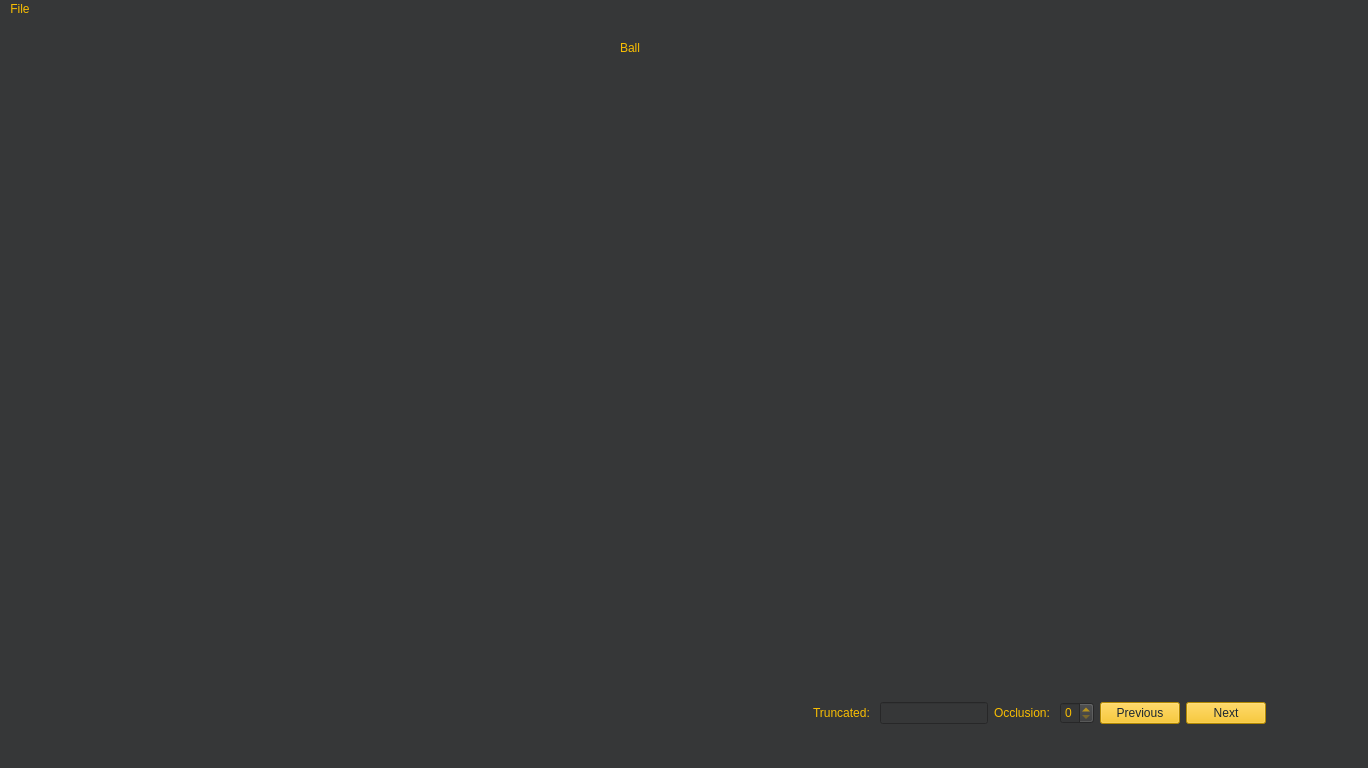
<?xml version="1.0" encoding="UTF-8"?>
<ui version="4.0">
 <class>MainWindow</class>
 <widget class="QMainWindow" name="MainWindow">
  <property name="geometry">
   <rect>
    <x>0</x>
    <y>0</y>
    <width>1368</width>
    <height>768</height>
   </rect>
  </property>
  <property name="windowTitle">
   <string>Training</string>
  </property>
  <property name="styleSheet">
   <string notr="true">color: #f9be02;
background-color: #363738;</string>
  </property>
  <widget class="QWidget" name="centralWidget">
   <property name="styleSheet">
    <string notr="true">color: #f9be02;</string>
   </property>
   <layout class="QVBoxLayout" name="verticalLayout">
    <item>
     <widget class="QWidget" name="main_widget" native="true">
      <layout class="QHBoxLayout" name="horizontalLayout_2">
       <item>
        <layout class="QVBoxLayout" name="verticalLayout_2">
         <item>
          <widget class="QLabel" name="label">
           <property name="sizePolicy">
            <sizepolicy hsizetype="Minimum" vsizetype="Minimum">
             <horstretch>0</horstretch>
             <verstretch>0</verstretch>
            </sizepolicy>
           </property>
           <property name="maximumSize">
            <size>
             <width>128</width>
             <height>16777215</height>
            </size>
           </property>
           <property name="text">
            <string>Ball</string>
           </property>
          </widget>
         </item>
         <item>
          <widget class="QListWidget" name="file_list">
           <property name="sizePolicy">
            <sizepolicy hsizetype="Minimum" vsizetype="Expanding">
             <horstretch>0</horstretch>
             <verstretch>0</verstretch>
            </sizepolicy>
           </property>
           <property name="maximumSize">
            <size>
             <width>128</width>
             <height>16777215</height>
            </size>
           </property>
           <property name="styleSheet">
            <string notr="true">border-width: 0px; border-style: solid</string>
           </property>
           <property name="editTriggers">
            <set>QAbstractItemView::NoEditTriggers</set>
           </property>
          </widget>
         </item>
        </layout>
       </item>
      </layout>
     </widget>
    </item>
    <item>
     <widget class="QWidget" name="button_widget" native="true">
      <property name="sizePolicy">
       <sizepolicy hsizetype="MinimumExpanding" vsizetype="Preferred">
        <horstretch>0</horstretch>
        <verstretch>0</verstretch>
       </sizepolicy>
      </property>
      <property name="maximumSize">
       <size>
        <width>4000</width>
        <height>100</height>
       </size>
      </property>
      <layout class="QHBoxLayout" name="horizontalLayout">
       <item>
        <spacer name="horizontalSpacer_2">
         <property name="orientation">
          <enum>Qt::Horizontal</enum>
         </property>
         <property name="sizeType">
          <enum>QSizePolicy::Expanding</enum>
         </property>
         <property name="sizeHint" stdset="0">
          <size>
           <width>290</width>
           <height>20</height>
          </size>
         </property>
        </spacer>
       </item>
       <item>
        <widget class="QLabel" name="truncate_label">
         <property name="text">
          <string>Truncated: </string>
         </property>
        </widget>
       </item>
       <item>
        <widget class="QLineEdit" name="truncate_edit">
         <property name="sizePolicy">
          <sizepolicy hsizetype="Minimum" vsizetype="Fixed">
           <horstretch>0</horstretch>
           <verstretch>0</verstretch>
          </sizepolicy>
         </property>
        </widget>
       </item>
       <item>
        <widget class="QLabel" name="occlusion_label">
         <property name="text">
          <string>Occlusion: </string>
         </property>
        </widget>
       </item>
       <item>
        <widget class="QSpinBox" name="occlusion_spin">
         <property name="maximum">
          <number>3</number>
         </property>
        </widget>
       </item>
       <item>
        <widget class="QPushButton" name="prev_button">
         <property name="styleSheet">
          <string notr="true">background-color: #f9be02;
color: #1d2731;</string>
         </property>
         <property name="text">
          <string>Previous</string>
         </property>
        </widget>
       </item>
       <item>
        <widget class="QPushButton" name="next_button">
         <property name="autoFillBackground">
          <bool>false</bool>
         </property>
         <property name="styleSheet">
          <string notr="true">background-color: #f9be02;
color: #1d2731;</string>
         </property>
         <property name="text">
          <string>Next</string>
         </property>
         <property name="flat">
          <bool>false</bool>
         </property>
        </widget>
       </item>
       <item>
        <spacer name="horizontalSpacer">
         <property name="orientation">
          <enum>Qt::Horizontal</enum>
         </property>
         <property name="sizeType">
          <enum>QSizePolicy::Minimum</enum>
         </property>
         <property name="sizeHint" stdset="0">
          <size>
           <width>80</width>
           <height>20</height>
          </size>
         </property>
        </spacer>
       </item>
      </layout>
     </widget>
    </item>
   </layout>
  </widget>
  <widget class="QMenuBar" name="menuBar">
   <property name="geometry">
    <rect>
     <x>0</x>
     <y>0</y>
     <width>1368</width>
     <height>22</height>
    </rect>
   </property>
   <widget class="QMenu" name="menuFile">
    <property name="title">
     <string>File</string>
    </property>
   </widget>
   <addaction name="menuFile"/>
  </widget>
  <widget class="QStatusBar" name="statusBar"/>
  <action name="actionFile">
   <property name="text">
    <string>File</string>
   </property>
  </action>
 </widget>
 <layoutdefault spacing="6" margin="11"/>
 <resources/>
 <connections/>
</ui>
